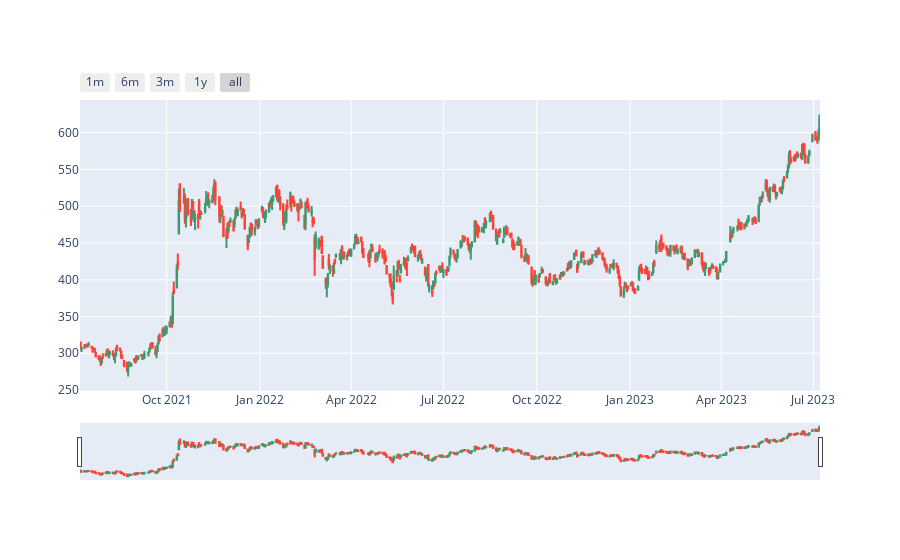

Source (notebook cell):
### Code cell
figure = go.Figure(data=[go.Candlestick(x=data['Date'], open=data['Open'], high=data['High'], low=data['Low'], close=data['Close'])])
title = 'CandleStick of stock market'
figure.update_xaxes(
    rangeselector=dict(
        buttons=list([
            dict(count=1, label="1m", step="month", stepmode="backward"),
            dict(count=6, label="6m", step="month", stepmode="backward"),
            dict(count=3, label="3m", step="month", stepmode="backward"),
            dict(count=1, label="1y", step="year", stepmode="backward"),
            dict(step="all")
        ])
    )
)
figure.show()

### Figure 1 — Plotly figure (JSON) as saved in the notebook; plotly's stock layout.template omitted (floating-point values rounded to 4 significant figures; data arrays with more than 128 entries replaced by an {"elided": "..."} marker saying what was removed)
{"data": [{"close": {"elided": "496 float values"}, "high": {"elided": "496 float values"}, "low": {"elided": "496 float values"}, "open": {"elided": "496 float values"}, "type": "candlestick", "x": {"elided": "496 str values"}}], "layout": {"xaxis": {"rangeselector": {"buttons": [{"count": 1, "label": "1m", "step": "month", "stepmode": "backward"}, {"count": 6, "label": "6m", "step": "month", "stepmode": "backward"}, {"count": 3, "label": "3m", "step": "month", "stepmode": "backward"}, {"count": 1, "label": "1y", "step": "year", "stepmode": "backward"}, {"step": "all"}]}}}}
